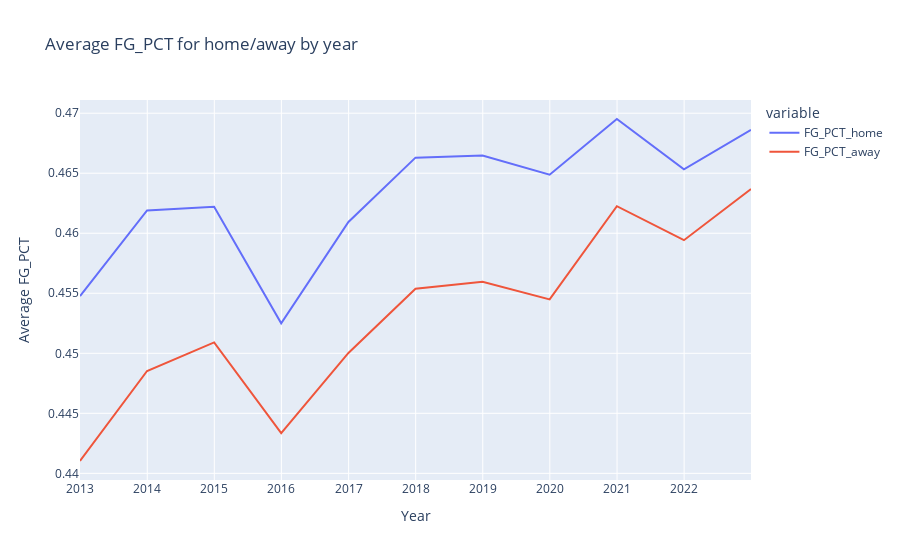

Source (notebook cell):
### Code cell
# Timeline of FG_PCT average per year
fg_pct_avg_timeline = df[['FG_PCT_home','FG_PCT_away']].resample('Y').mean()
fig = px.line(fg_pct_avg_timeline, labels={'GAME_DATE':'Year', 'value':'Average FG_PCT'},title='Average FG_PCT for home/away by year')
fig.update_layout(xaxis = dict(
        tickvals = [2013,2014, 2015, 2016, 2017, 2018, 2019,2020,2021,2022],
        ticktext = [2013,2014, 2015, 2016, 2017, 2018, 2019,2020,2021,2022]
))
fig.show()

### Figure 1 — Plotly figure (JSON) as saved in the notebook; plotly's stock layout.template omitted (floating-point values rounded to 4 significant figures)
{"data": [{"hovertemplate": "variable=FG_PCT_home<br>Year=%{x}<br>Average FG_PCT=%{y}<extra></extra>", "legendgroup": "FG_PCT_home", "line": {"color": "#636efa", "dash": "solid"}, "marker": {"symbol": "circle"}, "mode": "lines", "name": "FG_PCT_home", "orientation": "v", "showlegend": true, "type": "scatter", "x": ["2012-12-31T00:00:00", "2013-12-31T00:00:00", "2014-12-31T00:00:00", "2015-12-31T00:00:00", "2016-12-31T00:00:00", "2017-12-31T00:00:00", "2018-12-31T00:00:00", "2019-12-31T00:00:00", "2020-12-31T00:00:00", "2021-12-31T00:00:00", "2022-12-31T00:00:00"], "xaxis": "x", "y": [0.4548, 0.4619, 0.4622, 0.4525, 0.4609, 0.4663, 0.4665, 0.4649, 0.4695, 0.4653, 0.4686], "yaxis": "y"}, {"hovertemplate": "variable=FG_PCT_away<br>Year=%{x}<br>Average FG_PCT=%{y}<extra></extra>", "legendgroup": "FG_PCT_away", "line": {"color": "#EF553B", "dash": "solid"}, "marker": {"symbol": "circle"}, "mode": "lines", "name": "FG_PCT_away", "orientation": "v", "showlegend": true, "type": "scatter", "x": ["2012-12-31T00:00:00", "2013-12-31T00:00:00", "2014-12-31T00:00:00", "2015-12-31T00:00:00", "2016-12-31T00:00:00", "2017-12-31T00:00:00", "2018-12-31T00:00:00", "2019-12-31T00:00:00", "2020-12-31T00:00:00", "2021-12-31T00:00:00", "2022-12-31T00:00:00"], "xaxis": "x", "y": [0.441, 0.4485, 0.4509, 0.4433, 0.45, 0.4554, 0.456, 0.4545, 0.4623, 0.4594, 0.4637], "yaxis": "y"}], "layout": {"legend": {"title": {"text": "variable"}, "tracegroupgap": 0}, "title": {"text": "Average FG_PCT for home/away by year"}, "xaxis": {"anchor": "y", "domain": [0, 1], "ticktext": [2013, 2014, 2015, 2016, 2017, 2018, 2019, 2020, 2021, 2022], "tickvals": [2013, 2014, 2015, 2016, 2017, 2018, 2019, 2020, 2021, 2022], "title": {"text": "Year"}}, "yaxis": {"anchor": "x", "domain": [0, 1], "title": {"text": "Average FG_PCT"}}}}
